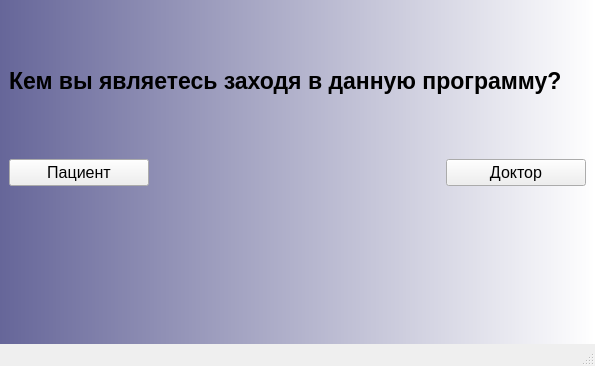
<?xml version="1.0" encoding="UTF-8"?>
<ui version="4.0">
 <class>MainWindow</class>
 <widget class="QMainWindow" name="MainWindow">
  <property name="geometry">
   <rect>
    <x>0</x>
    <y>0</y>
    <width>595</width>
    <height>366</height>
   </rect>
  </property>
  <property name="windowTitle">
   <string>MainWindow</string>
  </property>
  <property name="styleSheet">
   <string notr="true">#centralwidget{background-color: qlineargradient(spread:pad, x1:0, y1:0, x2:1, y2:0, stop:0 rgba(102, 102, 153, 255), stop:1 rgba(255, 255, 255, 255));}</string>
  </property>
  <widget class="QWidget" name="centralwidget">
   <layout class="QGridLayout" name="gridLayout">
    <item row="2" column="0">
     <widget class="QPushButton" name="ClientButton">
      <property name="font">
       <font>
        <pointsize>12</pointsize>
       </font>
      </property>
      <property name="styleSheet">
       <string notr="true">#Client_Button{background-color: qlineargradient(spread:pad, x1:0, y1:0, x2:1, y2:0, stop:0 rgba(102, 102, 153, 255), stop:1 rgba(255, 255, 255, 255));}</string>
      </property>
      <property name="text">
       <string>Пациент</string>
      </property>
     </widget>
    </item>
    <item row="3" column="0" colspan="2">
     <widget class="QLabel" name="label_3">
      <property name="styleSheet">
       <string notr="true">#centralwidget{color: qlineargradient(spread:pad, x1:0, y1:0, x2:1, y2:0, stop:0 rgba(102, 102, 153, 255), stop:1 rgba(255, 255, 255, 255));}</string>
      </property>
      <property name="text">
       <string/>
      </property>
     </widget>
    </item>
    <item row="2" column="3">
     <widget class="QPushButton" name="DoctorButton">
      <property name="font">
       <font>
        <pointsize>12</pointsize>
       </font>
      </property>
      <property name="text">
       <string>Доктор</string>
      </property>
     </widget>
    </item>
    <item row="1" column="0" colspan="4">
     <widget class="QLabel" name="label">
      <property name="font">
       <font>
        <pointsize>17</pointsize>
        <weight>75</weight>
        <bold>true</bold>
       </font>
      </property>
      <property name="text">
       <string>Кем вы являетесь заходя в данную программу?</string>
      </property>
     </widget>
    </item>
   </layout>
  </widget>
  <widget class="QMenuBar" name="menubar">
   <property name="geometry">
    <rect>
     <x>0</x>
     <y>0</y>
     <width>595</width>
     <height>20</height>
    </rect>
   </property>
  </widget>
  <widget class="QStatusBar" name="statusbar"/>
 </widget>
 <resources/>
 <connections/>
</ui>
